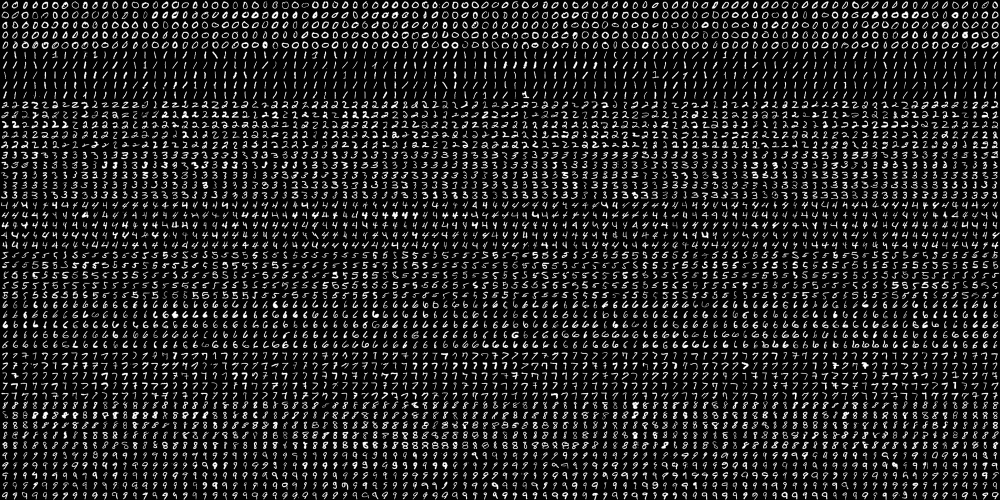
#> input picture OCRofhandwrittenDigits/digits1.png, 2000 x 1000 px (shown at 1/2 size)
$ python -i asciiArt.py   (imports and definitions only)
#> lines starting #> are read from the running program, lines starting #| are printed output that depends on the picture
import tkinter as tk
from tkinter import ttk, filedialog, colorchooser
from PIL import Image, ImageTk, ImageEnhance
import numpy as np
from typing import Dict, List

class ASCIIArtGenerator:

    # Different ASCII character sets for various styles
    ASCII_STYLES: Dict[str, str] = {
        'Standard': '@%#*+=-:. ',
        'Detailed': '$@B%8&WM#*oahkbdpqwmZO0QLCJUYXzcvunxrjft/\|()1{}[]?-_+~<>i!lI;:,"^`\'. ',
        'Blocks': '█▓▒░ ',
        'Simple': '#@$%*+-:. ',
        'Letters': 'ABCDEFGHIJKLMNOPQRSTUVWXYZ',
        'Numbers': '0123456789',
    }

    def __init__(self, width=100, style='Standard'):
        self.width = width
        self.style = style
        self.brightness = 1.0
        self.contrast = 1.0
        self.color_enabled = False

    def load_image(self, image_path: str) -> Image.Image:
        """Load an image and return it as a PIL Image object."""
#> called with image_path = 'OCRofhandwrittenDigits/digits1.png'
        try:
            return Image.open(image_path)
#> returned value is the input picture: PIL image 2000x1000 L; min 0, max 255, mean 33.8
        except Exception as e:
            raise Exception(f"Error loading image: {e}")

    def apply_image_processing(self, image: Image.Image) -> Image.Image:
        """Apply preprocessing adjustments to the image."""
        # Apply brightness adjustment
        enhancer = ImageEnhance.Brightness(image)
        image = enhancer.enhance(self.brightness)

        # Apply contrast adjustment
        enhancer = ImageEnhance.Contrast(image)
        image = enhancer.enhance(self.contrast)

        return image

    def resize_image(self, image: Image.Image) -> Image.Image:
        """Resize image to match desired width while maintaining aspect ratio."""
        aspect_ratio = image.size[1] / image.size[0]
#> aspect_ratio = 0.5
        height = int(self.width * aspect_ratio)
#> height = 50
        return image.resize((self.width, height))
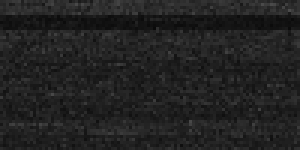
#> returned value: PIL image 100x50 L (shown 3 times larger); min 10, max 74, mean 33.9

    def pixel_to_ascii(self, pixel_value: int, color: tuple = None) -> str:
        """Convert a pixel value to an ASCII character."""
        chars = self.ASCII_STYLES[self.style]
        char_idx = int(pixel_value * (len(chars) - 1) / 255)
        char = chars[char_idx]

        if self.color_enabled and color:
            # Return colored ASCII character using ANSI escape codes
            r, g, b = color
            return f"\033[38;2;{r};{g};{b}m{char}\033[0m"
        return char

    def convert_to_ascii(self, image_path: str) -> str:
        """Convert an image to ASCII art with optional color support."""
        # Load and process image
        image = self.load_image(image_path)
        image = self.apply_image_processing(image)
        image = self.resize_image(image)

        # Convert to ASCII
        if self.color_enabled:
            pixels = np.array(image)
            ascii_str = ''
            for row in pixels:
                for pixel in row:
                    if len(pixel) == 3:  # RGB
                        brightness = sum(pixel) // 3
                        ascii_str += self.pixel_to_ascii(brightness, pixel)
                    else:  # Grayscale
                        ascii_str += self.pixel_to_ascii(pixel)
                ascii_str += '\n'
        else:
            grayscale = image.convert('L')
            pixels = np.array(grayscale)
            ascii_str = ''
            for row in pixels:
                for pixel in row:
                    ascii_str += self.pixel_to_ascii(pixel)
                ascii_str += '\n'
#> this loop made 50 passes

        return ascii_str

class ASCIIArtGUI:

    # [125 lines left out: functions __init__, setup_gui, setup_controls, setup_scrollbars, select_image, generate_ascii_art and 6 more, not called in this run]

    def run(self):
        self.window.mainloop()

def main():
    app = ASCIIArtGUI()
    app.run()

# [2 lines not run here, left out]

>>> result = ASCIIArtGenerator().convert_to_ascii('OCRofhandwrittenDigits/digits1.png')
